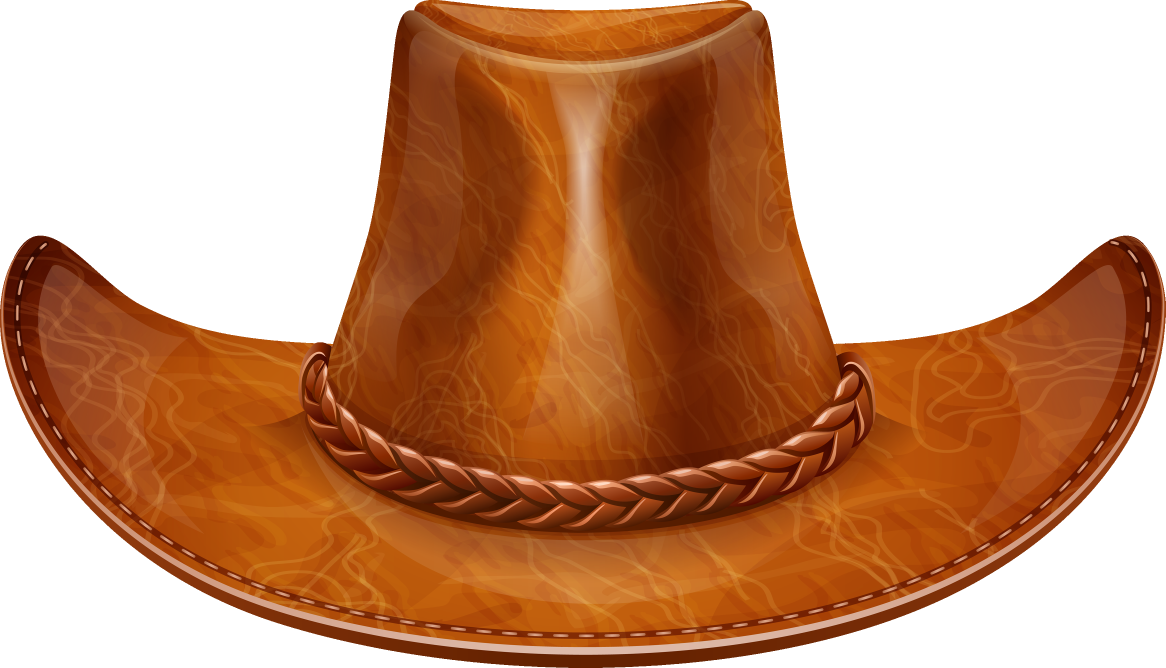
#> input picture SSDProject/hat.png, 3497 x 2004 px (shown at 1/3 size)
$ python -i ai_filters.py   (imports and definitions only)
#> lines starting #> are read from the running program, lines starting #| are printed output that depends on the picture; after the words box and inside, x2 and y2 are one past the last pixel; in counts of white or black regions, pixels touching at a corner belong together
#> further down, picture is the input picture: shape (2004, 3497, 3); mean B, G, R 116.9, 148.4, 198
import cv2 as cv2
from PIL import Image, ImageEnhance
import numpy as np
from scipy.interpolate import UnivariateSpline
import matplotlib.pyplot as plt


# [64 lines left out: functions put_dog_filter, dog_filter, put_hat, hat, thug, not called in this run]

def bgremove2(myimage):
    myimage_grey = cv2.cvtColor(myimage, cv2.COLOR_BGR2GRAY)
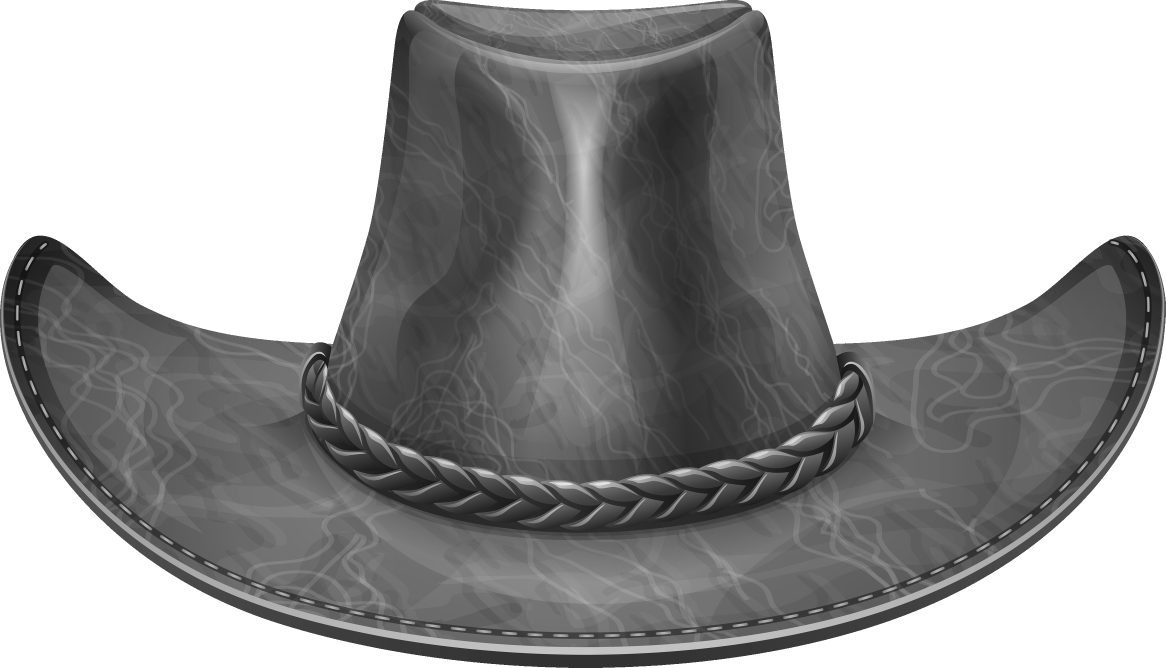
#> myimage_grey: shape (2004, 3497) (shown at 1/3 size); min 0, max 255, mean 159.6
    ret,baseline = cv2.threshold(myimage_grey,127,255,cv2.THRESH_TRUNC)
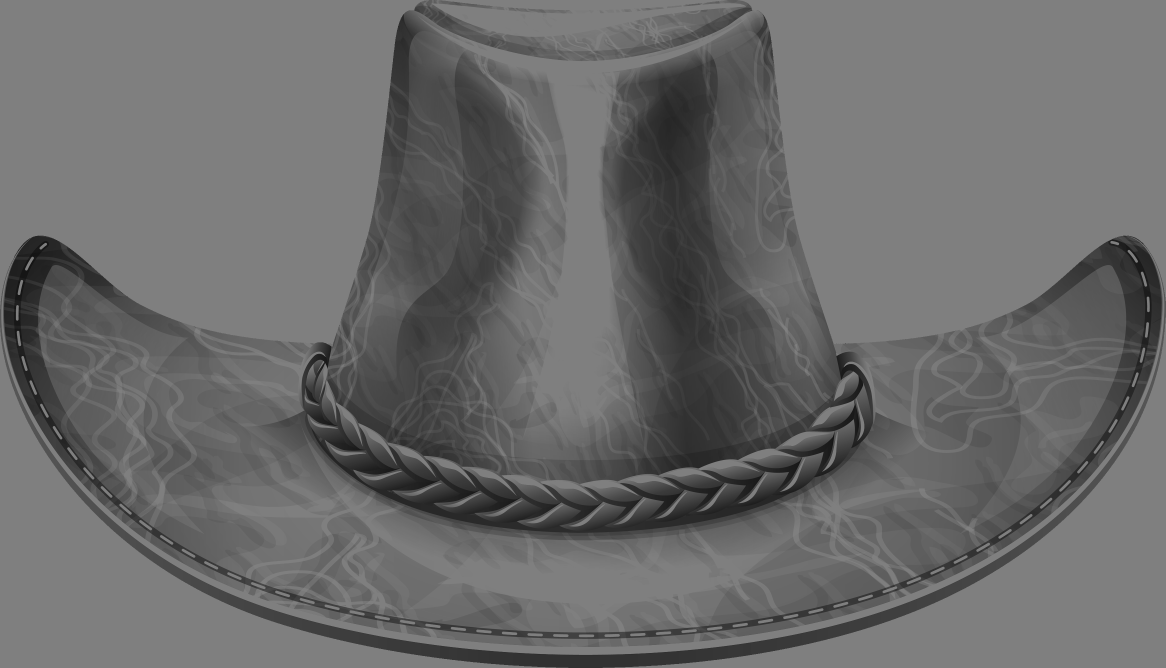
#> baseline: shape (2004, 3497) (shown at 1/3 size); min 0, max 127, mean 106
    ret,background = cv2.threshold(baseline,126,255,cv2.THRESH_BINARY)
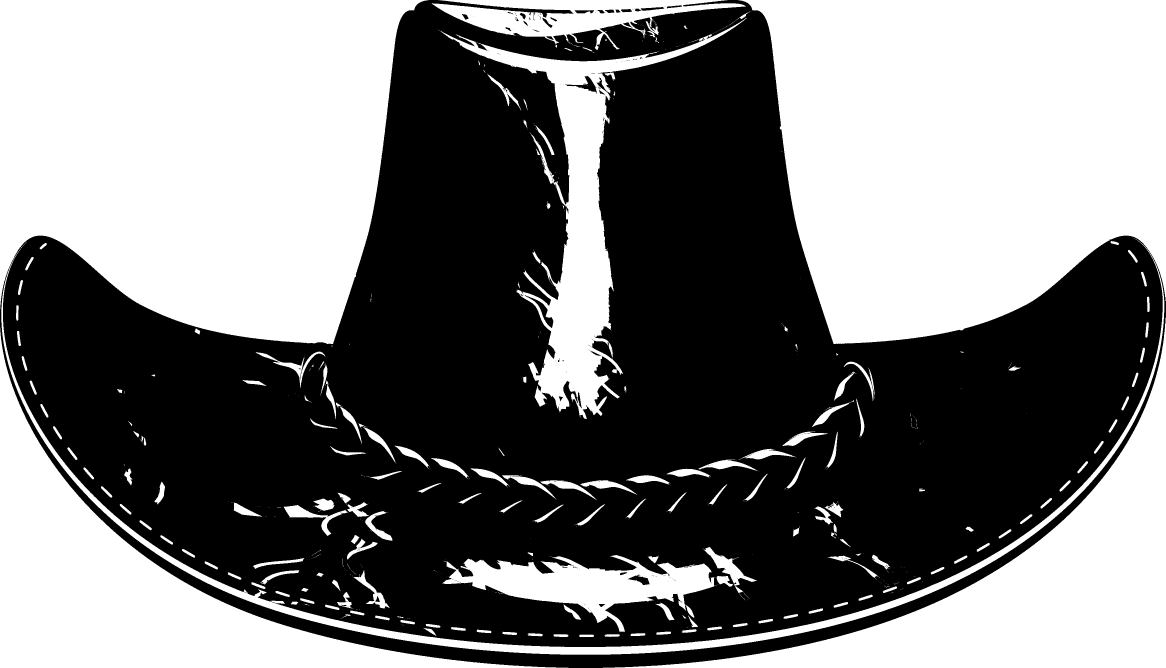
#> background: shape (2004, 3497) (shown at 1/3 size); 47.3% white; 572 white regions (384 under 20 px), largest, box (x1, y1, x2, y2) and area: (0, 0, 1285, 1032) 1039302, (2215, 0, 3497, 1032) 1036749, (1808, 953, 3497, 2004) 380109
    ret,foreground = cv2.threshold(baseline,126,255,cv2.THRESH_BINARY_INV)
    foreground = cv2.bitwise_and(myimage,myimage, mask=foreground)  # Update foreground with bitwise_and to extract real foreground
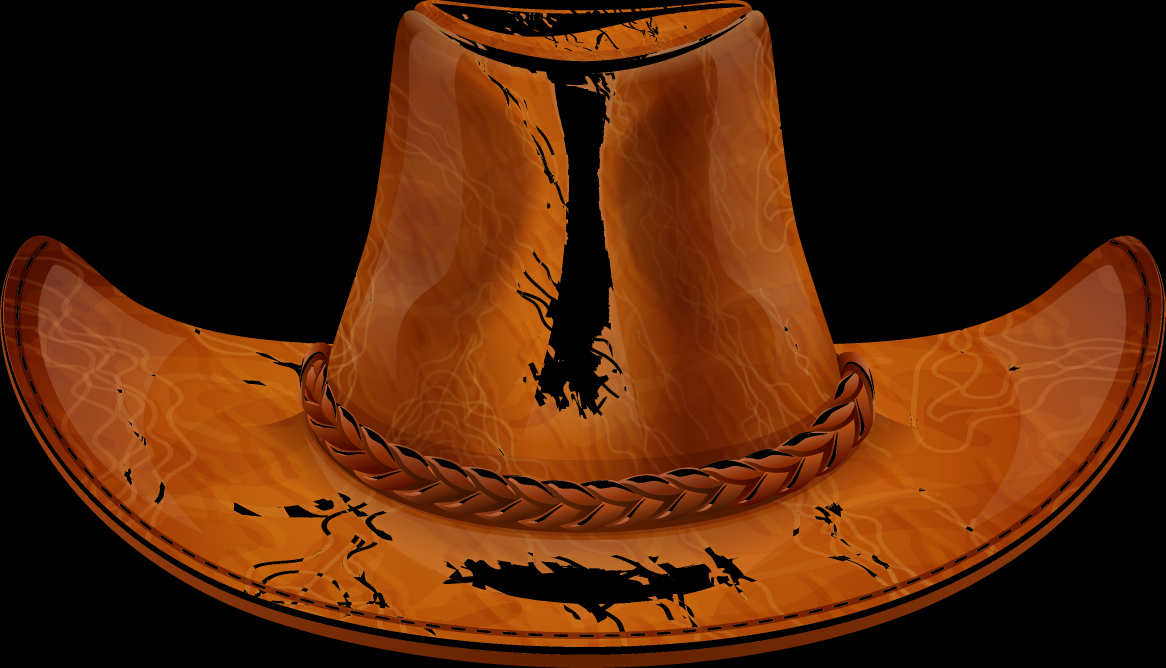
#> foreground: shape (2004, 3497, 3) (shown at 1/3 size); mean B, G, R 7.9, 35.7, 80.6
    background = cv2.cvtColor(background, cv2.COLOR_GRAY2BGR)
    finalimage = background+foreground
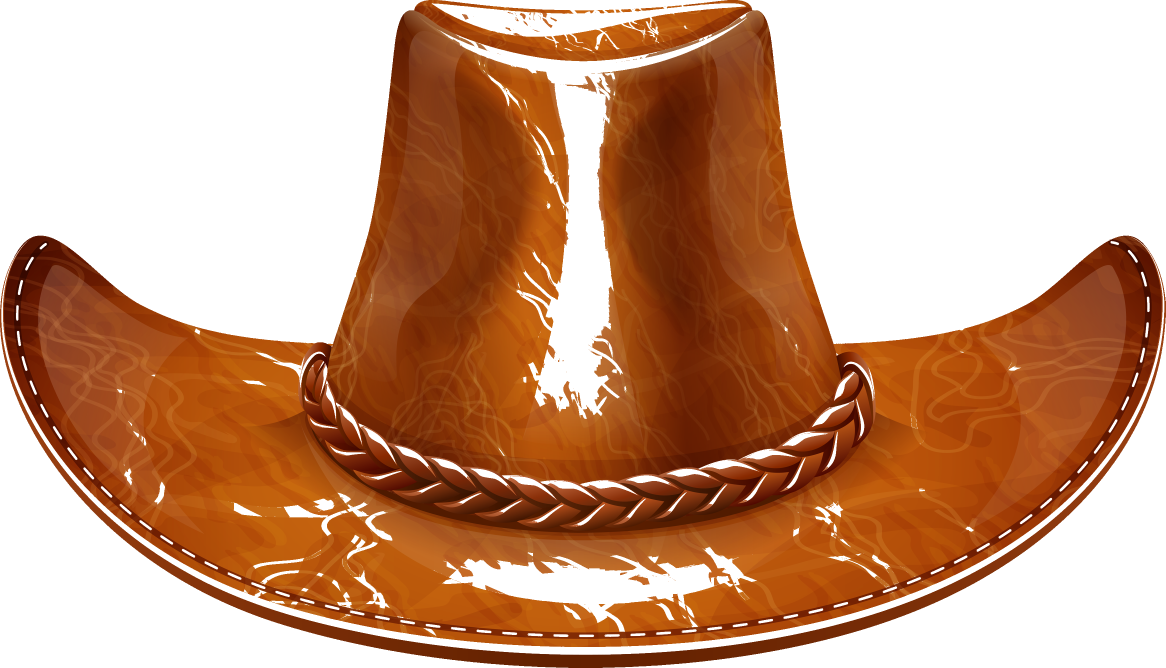
#> finalimage: shape (2004, 3497, 3) (shown at 1/3 size); mean B, G, R 128.5, 156.4, 201.3
    return finalimage

>>> import cv2
>>> picture = cv2.imread('hat.png')
>>> result = bgremove2(picture)
